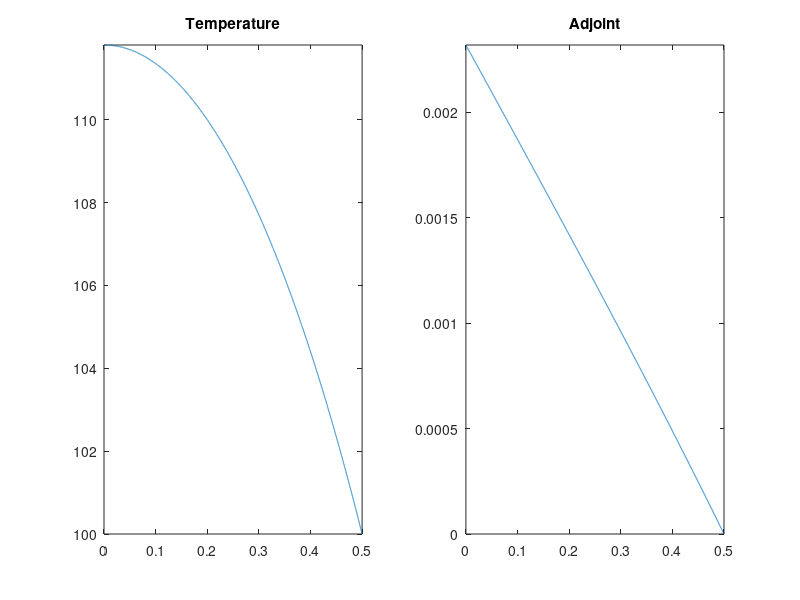

The MATLAB source for this figure:
function hc_nonlinear_analytical
clc; close all;

% problem definition: k(T)=T^q
% -d/dx (T^a dT/dx) = q = -1/(a+1).d^2(T^(a+1))/dx^2
% dTdx|_0=0 T(L)=T_dir
L=0.5; q=10000; T_dir=100; a=1;
% region of interest
% "whole domain" or "dirac at 0"
% 
do_plot = true;

%%%%%%%%%%%%%%%%%%%%%%%%%%%%%%%%%%%%%%%%%%%%%%%%%%%%%%%%%%
% solve forward problem for unperturbed temperature
%%%%%%%%%%%%%%%%%%%%%%%%%%%%%%%%%%%%%%%%%%%%%%%%%%%%%%%%%%
% int_0^x (eq) = -1/(a+1).d(T^(a+1))/dx = q.x
% int_x^L (new.eq) => T^(a+1)(x) = T_dir^(a+1) + (a+1)/2.q.(L^2-x^2)
%
ap1=a+1;
fh_T = @(x) (T_dir^ap1 + ap1/2*q*(L^2-x.^2)).^(1/ap1);
fh_dTdx = @(x) (-q*x)./(fh_T(x).^a);
% plot temperature
xx=linspace(0,L,10000);
if do_plot
    figure(1); subplot(1,2,1); plot(xx,fh_T(xx)); axis tight; title('Temperature');
end
% compute functional using forward solution
response = 'dirac';
switch response
    case 'dirac'
        % response = dirac at x=0
        J_for = fh_T(0);
    case 'integrated'
        % response = 1 for all x
        J_for = integral(fh_T,0,L);
    case 'averaged'
        % response = 1/L for all x
        J_for = integral(fh_T,0,L)/L;
end

%%%%%%%%%%%%%%%%%%%%%%%%%%%%%%%%%%%%%%%%%%%%%%%%%%%%%%%%%%
% solve adjoint problem
%%%%%%%%%%%%%%%%%%%%%%%%%%%%%%%%%%%%%%%%%%%%%%%%%%%%%%%%%%
% bc : phi(L)=phi_dir=0, 
%
% if response = constant, it is easy to see that: 
% phi(x) is proportional to (T(x)-T_dir). phi(x)=C.(T(x)-T_dir)
%  -d/dx (T^a dphi/dx) = r = q.r/r 
% <==> -q/r d/dx (T^a dphi/dx) = q 
% <==> -C.q/r d/dx (T^a dT/dx) = q 
% <==> -C.q/r/(a+1) d^2[T^(a+1)]/dx^2 = q 
% => C = r/q
%
% if response = dirac @ 0 :
% -d/dx (T^k dphi/dx) = dirac(x) = 0
% source condition at x=0: -2T^k(0) dphidx|_0 = 1
% integrate(eq) from x to L: (rhs=0 in that range)
% ==> T^k.dphidx = C. Apply source condition. C = -1/2
% so dphi/dx=-1/2/T^a(x)
% integrate between x and L:
% phi(L) - phi(x) = (-1/2) int_x^L 1/T^a(y) dy = -phi(x)
%
switch response
    case 'dirac'
        for i=1:length(xx)
            phi(i) = integral(@(x) 1./(fh_T(x).^a), xx(i),L)/2;
        end
    case {'integrated','averaged'}
        if strcmpi(response,'integrated')
            rr=1;
        else
            rr=1/L;
        end
        fh_phi = @(x) rr/q*(fh_T(x)-T_dir);
        phi = fh_phi(xx);
end
% plot adjoint
if do_plot
    subplot(1,2,2); plot(xx,phi); axis tight; title('Adjoint');
end
% compute functional using adjoint
% first, the volumetric part:
J_adj_vol = q*dot( (phi(1:end-1)+phi(2:end))/2 , diff(xx) ); 
fprintf('QoI: Adjoint\n  volumetric term: %g\n',J_adj_vol);
if strcmpi(response,'integrated') || strcmpi(response,'averaged')
    J_adj_vol = q*integral(fh_phi,0,L);
    fprintf('QoI: Adjoint\n  volumetric term (exact): %g\n',J_adj_vol);
end
% now, the bc parts:
switch response
    case 'dirac'
        % it is easier to think of this one as integral from -L to +L
        % (1) kdT/dx.phi:  phi(+/-L)=0, so nothing
        % (2) -kdphi/dx.T: kdphi/dx=-1/2 everythwere
        % because of the dirac, the vol+bc contributions calculated as 
        % integral from -L to +L are the QoI, not twice the QoI
       J_adj_dir = T_dir;
       J_adj_vol = 2*J_adj_vol;
    case {'integrated','averaged'}
        % we need to add 
        % (1) kdT/dx.phi. dTdx=0 at x=0+, and phi(L)=0, so nothing
        % (2) -kdphi/dx.T.
        % only term left is: -kdphi/dx.T at x=L, so T_dir^(a+1)*dphi/dx
        % but dphidx = C dT/dx = r/q (-qL T^(-a))
       J_adj_dir = L*rr*T_dir;
end
J_adj = J_adj_vol + J_adj_dir;
%%%%%%%%%%%%%%%%%%%%%%%%%%%%%%%%%%%%%%%%%%%%%%%%%%%%%%%%%%
% QoI values
%%%%%%%%%%%%%%%%%%%%%%%%%%%%%%%%%%%%%%%%%%%%%%%%%%%%%%%%%%
fprintf('Unperturbed QoI values: \nForward %g\nAdjoint %g\n',J_for,J_adj);
fprintf('Splitting the adjoint values:\n\tvolume  \t%g\n\tDirichlet bc\t%g\n',...
    J_adj_vol,J_adj_dir);

disp('What is below is a copy-paste form the linear analytical solution');
warning('Amend first if you want to use');
return

%%%%%%%%%%%%%%%%%%%%%%%%%%%%%%%%%%%%%%%%%%%%%%%%%%%%%%%%%%
% create perturbation 
%%%%%%%%%%%%%%%%%%%%%%%%%%%%%%%%%%%%%%%%%%%%%%%%%%%%%%%%%%
% save values
fh_T0 = fh_T; fh_dT0dx = fh_dTdx; phi0=phi; J_for0 = J_for;
% save unperturbed parameters
a0=a; q0=q; T_dir0=T_dir;
% perturbed values
pert = 1e-1;
q     = q0     * (1 + pert*1); 
a     = a0     * (1 + pert*1);
T_dir = T_dir0 * (1 + pert*1);
%
a1 = a-a0; q1 = q-q0; T_dir1=T_dir-T_dir0; 

%%%%%%%%%%%%%%%%%%%%%%%%%%%%%%%%%%%%%%%%%%%%%%%%%%%%%%%%%%
% solve forward problem for perturbed temperature
%%%%%%%%%%%%%%%%%%%%%%%%%%%%%%%%%%%%%%%%%%%%%%%%%%%%%%%%%%
[fh_T,fh_dTdx] = compute_temperature(a,b,k,q,T_dir,h,T_inf);
if do_plot
    subplot(1,2,1); hold all; plot(x,fh_T(x)); axis tight; hold off; 
end
J_for = integral(@(x) fh_T(x).*fh_r(x),x1,x2);
fprintf('\nPerturbed QoI values: \nForward %g\n',J_for);
% forward sensitivity
dJ_for = (J_for - J_for0)  ;
% verif
% [(J_for - J_for0) integral(@(x) T(x)-T0(x),x1,x2)]
%%%%%%%%%%%%%%%%%%%%%%%%%%%%%%%%%%%%%%%%%%%%%%%%%%%%%%%%%%
% adjoint-based sensitivity
%%%%%%%%%%%%%%%%%%%%%%%%%%%%%%%%%%%%%%%%%%%%%%%%%%%%%%%%%%
% sensivitiy due to heat source
dJ_adj_vol_src = q1 * integral(fh_phi,a,b);
% sensivitiy due to conductivity, first-order and exact
dJ_adj_vol_cond       = -k1 * integral(@(x) fh_dT0dx(x).*fh_dphidx(x),a,b);
dJ_adj_vol_cond_exact = -k1 * integral(@(x) fh_dTdx(x) .*fh_dphidx(x),a,b);
dJ_adj_dirichlet      = k0*fh_dphidx(a)*T_dir1;
dJ_adj_robin          = -h1*fh_T0(b)*fh_phi(b) + (h*T_inf-h0*T_inf0)*fh_phi(b);
dJ_adj_robin_exact    = -h1*fh_T(b) *fh_phi(b) + (h*T_inf-h0*T_inf0)*fh_phi(b);

dJ_adj       = dJ_adj_vol_src + dJ_adj_vol_cond       + dJ_adj_dirichlet +dJ_adj_robin      ;
dJ_adj_exact = dJ_adj_vol_src + dJ_adj_vol_cond_exact + dJ_adj_dirichlet +dJ_adj_robin_exact;

%%%%%%%%%%%%%%%%%%%%%%%%%%%%%%%%%%%%%%%%%%%%%%%%%%%%%%%%%%
% sensitivity values
%%%%%%%%%%%%%%%%%%%%%%%%%%%%%%%%%%%%%%%%%%%%%%%%%%%%%%%%%%
fprintf('Sensitivity values:\nForward: %g\n',dJ_for);
fprintf('Adjoint:\n');
fprintf('\tAll    \t\t%g\n',dJ_adj);
fprintf('\tAll E  \t\t%g\n',dJ_adj_exact);
fprintf('\tvol.src  \t%g\n',dJ_adj_vol_src);
fprintf('\tvol.cond \t%g\n',dJ_adj_vol_cond);
fprintf('\tvol.condE\t%g\n',dJ_adj_vol_cond_exact);
fprintf('\tDirichlet\t%g\n',dJ_adj_dirichlet);
fprintf('\tRobin bc \t%g\n',dJ_adj_robin);
fprintf('\tRobin bcE\t%g\n',dJ_adj_robin_exact);

return
end
%%%%%%%%%%%%%%%%%%%%%%%%%

function [fh_T,fh_dTdx] = compute_temperature(a,b,k,q,T_dir,h,T_inf)
% Problem statement: -d/dx(k.dT/dx) = q
%                    T(a) = T_dir
%                    -k.dT/dx|_b = h(T(b) - T_inf)
%
% Analytical solution:
%      T(x) = alpha (x-a)(x-b) + beta(x-b) + gamma
%      with alpha = -q/k/2

mat = [ (a-b) 1 ; k  h];
rhs = [T_dir;  q/2*(b-a) + h*T_inf];
coef = mat\rhs;

alpha = -q/k/2; beta = coef(1); gamma = coef(2);
% function handle for temperature
fh_T = @(x) alpha*(x-a).*(x-b) + beta*(x-b) + gamma;
% function handle for derivative of temperature
fh_dTdx = @(x) alpha*(2*x-a-b) + beta;

% varargout = cell(1,nargout);
% % function handle for T and dTdx
% varargout{1} = fh_T;
% varargout{2} = fh_dTdx;
% switch nargout
%     case {1,2}
%         % nothing to do
%     case 3
%         % value at x=a
%         varargout{3} = fh_T(b);
%     case 4
%         % value at x=b
%         varargout{3} = fh_T(b);
%         % value of derivative at at x=a
%         varargout{4} = alpha*(2*a-a-b)+beta;
%     otherwise
%         error('wrong nargout in compute T');
% end        

return
end
%%%%%%%%%%%%%%%%%%%%%%%%%

function [fh_phi, fh_dphidx] = compute_adjoint(a,b,x1,x2,k,r,phi_dir,h,phi_inf)
% Problem statement: -d/dx(k.dphi/dx) = r
%                    phi(a) = phi_dir
%                    -k.dphi/dx|_b = h(phi(b) - phi_inf)
%
% Analytical solution:
% if 3 regions (r(x).ne.0 only inside the domain [a,b]:
%    phi{1}(x) = alpha{1}(x-a) + beta{1}
%    phi{2}(x) = alpha{2}(x-x1)(x-x2) + beta{2}(x-x2) + gamma{2}
%    phi{3}(x) = alpha{3}(x-b) + beta{3}
% if 2 regions (case x1=a)
%    phi{1}(x) = alpha{1}(x-a)(x-x2) + beta{1}(x-a) + gamma{1}
%    phi{2}(x) = alpha{2}(x-b) + beta{2} 
% if 2 regions (case x2=b)
%    phi{1}(x) = alpha{1}(x-a) + beta{1}
%    phi{2}(x) = alpha{2}(x-x1)(x-b) + beta{2}(x-b) + gamma{2}
% if 1 region. same as solving for T routine

my_case='not_defined';

if ( abs(a-x1)<eps && abs(b-x2)<eps )
    my_case = 'both_bd';
end
if ( abs(a-x1)<eps && abs(b-x2)>eps )
    my_case = 'left_bd';
end
if ( abs(a-x1)>eps && abs(b-x2)<eps )
    my_case = 'right_bd';
end
if ( abs(a-x1)>eps && abs(b-x2)>eps )
    my_case = 'inside';
end
% fprintf('my case is %s\n',my_case);

% analytical solution
switch my_case
    case 'inside'
        % set up linear system
        mat = zeros(6,6); rhs = zeros(6,1);
        % coef = [ a1,b1,b2,g2,a3,b3]
        alpha2 = -r/k/2;
        % fill system
        % phi{1}(a) = phi_dir = beta{1}
        mat(1,2) = 1; rhs(1) = phi_dir;
        % -k dphi{3}dx(b) = h (phi{3}(b)-phi_inf)
        % - k a3 = h(b3-phi_inf)
        mat(2,5:6) = [k h ]; rhs(2) = h*phi_inf;
        % interfaces: values
        % phi{1}(x1) = phi{2}(x1)
        % a1(x1-a)+b1 = b2(x1-x2)+g2
        mat(3,1:4) = [(x1-a) 1 -(x1-x2) -1];
        % phi{2}(x2) = phi{3}(x2)
        % g2 = a3(x2-b) +b3
        mat(4,4:6) = [1 -(x2-b) -1];
        % interfaces: derivatives
        % a1 = a2(2x-x1-x2)+b2
        mat(5,1) = 1; mat(5,3) = -1; rhs(5)= alpha2*(x1-x2);
        % a3 = a2(2x-x1-x2)+b2
        mat(6,5) = 1; mat(6,3) = -1; rhs(6)=-alpha2*(x1-x2);
        % solve system
        coef = mat\rhs;
        % assign coefficients
        alpha1 = coef(1);
        beta1  = coef(2);
        beta2  = coef(3);
        gamma2 = coef(4);
        alpha3 = coef(5);
        beta3  = coef(6);
        % define solution per region
        phi{1} = @(x) alpha1*(x-a) + beta1;
        phi{2} = @(x) alpha2*(x-x1).*(x-x2) + beta2*(x-x2) + gamma2;
        phi{3} = @(x) alpha3*(x-b) + beta3;
        % create full-domain solution
        fh_phi = @(x) (x<x1).*phi{1}(x) + (x>=x1&x<x2).* phi{2}(x) + (x>=x2).*phi{3}(x);
        % define solution derivative per region
        dphi{1} = @(x) alpha1;
        dphi{2} = @(x) alpha2*(2*x-x1-x2) + beta2;
        dphi{3} = @(x) alpha3;
        % create full-domain solution
        fh_dphidx = @(x) (x<x1).*dphi{1}(x) + (x>=x1&x<x2).* dphi{2}(x) + (x>=x2).*dphi{3}(x);
        
    case 'left_bd'
        % set up linear system
        mat = zeros(4,4); rhs = zeros(4,1);
        % coef = [ b1,g1,a2,b2]
        alpha1 = -r/k/2;
        % fill system
        % phi{1}(a) = phi_dir = gamma{1}
        mat(1,2) = 1; rhs(1) = phi_dir;
        % -k dphi{2}dx(b) = h (phi{2}(b)-phi_inf)
        % - k a2 = h(b2-phi_inf)
        mat(2,3:4) = [k h ]; rhs(2) = h*phi_inf;
        % interfaces: values
        % phi{1}(x2) = phi{2}(x2)
        % b1(x2-a)+g1 = a2(x2-b)+b2
        mat(3,1:4) = [(x2-a) 1 -(x2-b) -1];
        % interfaces: derivative at x2
        % a1(2x-a-x2)+b1 = a1(x2-a)+b1 = a2
        mat(4,1) = 1; mat(4,3) = -1; rhs(4)= -alpha1*(x2-a);
        % solve system
        coef = mat\rhs;
        % assign coefficients
        beta1  = coef(1);
        gamma1 = coef(2);
        alpha2 = coef(3);
        beta2  = coef(4);
        % define solution per region
        phi{1} = @(x) alpha1*(x-a).*(x-x2) + beta1*(x-a) + gamma1;
        phi{2} = @(x) alpha2*(x-b) + beta2;
        % create full-domain solution
        fh_phi = @(x) (x<x2).*phi{1}(x)  + (x>=x2).*phi{2}(x);
        % define solution derivative per region
        dphi{1} = @(x) alpha1*(2*x-a-x2) + beta1;
        dphi{2} = @(x) alpha2;
        % create full-domain solution
        fh_dphidx = @(x) (x<x2).*dphi{1}(x) + (x>=x2).*dphi{2}(x);
        
    case 'right_bd'
%    phi{1}(x) = alpha{1}(x-a) + beta{1}
%    phi{2}(x) = alpha{2}(x-x1)(x-b) + beta{2}(x-b) + gamma{2}
       % set up linear system
        mat = zeros(4,4); rhs = zeros(4,1);
        % coef = [ a1,b1,b2,g2]
        alpha2 = -r/k/2;
        % fill system
        % phi{1}(a) = phi_dir = beta{1}
        mat(1,2) = 1; rhs(1) = phi_dir;
        % -k dphi{2}dx(b) = h (phi{2}(b)-phi_inf)
        % - k(a2(2x-x1-b)+b2) = h(g2-phi_inf)
        mat(2,3:4) = [k h ]; rhs(2) = -k*alpha2*(b-x1) + h*phi_inf;
        % interfaces: values
        % phi{1}(x1) = phi{2}(x1)
        % a1(x1-a)+b1 = b2(x1-b)+g2
        mat(3,1:4) = [(x1-a) 1 -(x1-b) -1];
        % interfaces: derivatives at x1
        % a1 = a2(2x-x1-b)+b2 = a2(x1-b)+b2
        mat(4,1) = 1; mat(4,3) = -1; rhs(4)= alpha2*(x1-b);
        % solve system
        coef = mat\rhs;
        % assign coefficients
        alpha1 = coef(1);
        beta1  = coef(2);
        beta2  = coef(3);
        gamma2 = coef(4);
        % define solution per region
        phi{1} = @(x) alpha1*(x-a) + beta1;
        phi{2} = @(x) alpha2*(x-x1).*(x-b) + beta2*(x-b) + gamma2;
        % create full-domain solution
        fh_phi = @(x) (x<x1).*phi{1}(x)  + (x>=x1).*phi{2}(x);
        % define solution derivative per region
        dphi{1} = @(x) alpha1;
        dphi{2} = @(x) alpha2*(2*x-x1-b);
        % create full-domain solution
        fh_dphidx = @(x) (x<x1).*dphi{1}(x) + (x>=x1).*dphi{2}(x);
                
    case 'both_bd'
        [fh_phi, fh_dphidx] = compute_temperature(a,b,k,r,phi_dir,h,phi_inf);
    otherwise
        error('unknown case %s',my_case);
end

return
end
%%%%%%%%%%%%%%%%%%%%%%%%%
